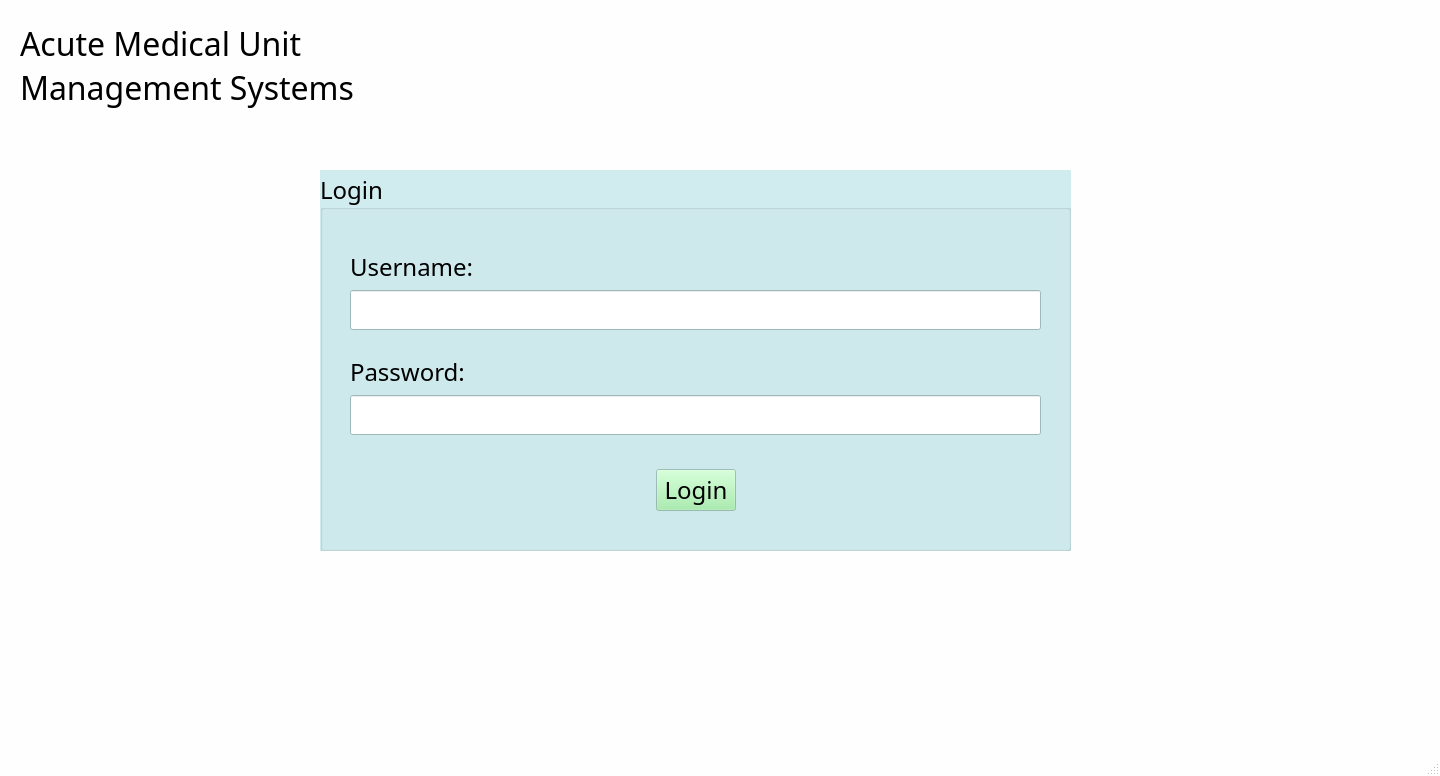
<?xml version="1.0" encoding="UTF-8"?>
<ui version="4.0">
 <class>LoginWindow</class>
 <widget class="QMainWindow" name="LoginWindow">
  <property name="windowModality">
   <enum>Qt::NonModal</enum>
  </property>
  <property name="geometry">
   <rect>
    <x>0</x>
    <y>0</y>
    <width>1440</width>
    <height>776</height>
   </rect>
  </property>
  <property name="sizePolicy">
   <sizepolicy hsizetype="Maximum" vsizetype="Maximum">
    <horstretch>0</horstretch>
    <verstretch>0</verstretch>
   </sizepolicy>
  </property>
  <property name="palette">
   <palette>
    <active>
     <colorrole role="Base">
      <brush brushstyle="SolidPattern">
       <color alpha="255">
        <red>255</red>
        <green>255</green>
        <blue>255</blue>
       </color>
      </brush>
     </colorrole>
     <colorrole role="Window">
      <brush brushstyle="SolidPattern">
       <color alpha="255">
        <red>254</red>
        <green>254</green>
        <blue>254</blue>
       </color>
      </brush>
     </colorrole>
    </active>
    <inactive>
     <colorrole role="Base">
      <brush brushstyle="SolidPattern">
       <color alpha="255">
        <red>255</red>
        <green>255</green>
        <blue>255</blue>
       </color>
      </brush>
     </colorrole>
     <colorrole role="Window">
      <brush brushstyle="SolidPattern">
       <color alpha="255">
        <red>254</red>
        <green>254</green>
        <blue>254</blue>
       </color>
      </brush>
     </colorrole>
    </inactive>
    <disabled>
     <colorrole role="Base">
      <brush brushstyle="SolidPattern">
       <color alpha="255">
        <red>254</red>
        <green>254</green>
        <blue>254</blue>
       </color>
      </brush>
     </colorrole>
     <colorrole role="Window">
      <brush brushstyle="SolidPattern">
       <color alpha="255">
        <red>254</red>
        <green>254</green>
        <blue>254</blue>
       </color>
      </brush>
     </colorrole>
    </disabled>
   </palette>
  </property>
  <property name="windowTitle">
   <string>Bed Manager</string>
  </property>
  <property name="windowIcon">
   <iconset>
    <normaloff>hospital-bed.png</normaloff>hospital-bed.png</iconset>
  </property>
  <widget class="QWidget" name="centralwidget">
   <widget class="QGroupBox" name="groupBox">
    <property name="geometry">
     <rect>
      <x>320</x>
      <y>170</y>
      <width>751</width>
      <height>381</height>
     </rect>
    </property>
    <property name="sizePolicy">
     <sizepolicy hsizetype="Fixed" vsizetype="Fixed">
      <horstretch>0</horstretch>
      <verstretch>0</verstretch>
     </sizepolicy>
    </property>
    <property name="palette">
     <palette>
      <active>
       <colorrole role="WindowText">
        <brush brushstyle="SolidPattern">
         <color alpha="255">
          <red>0</red>
          <green>0</green>
          <blue>0</blue>
         </color>
        </brush>
       </colorrole>
       <colorrole role="Button">
        <brush brushstyle="SolidPattern">
         <color alpha="175">
          <red>187</red>
          <green>228</green>
          <blue>232</blue>
         </color>
        </brush>
       </colorrole>
       <colorrole role="Light">
        <brush brushstyle="SolidPattern">
         <color alpha="175">
          <red>255</red>
          <green>255</green>
          <blue>255</blue>
         </color>
        </brush>
       </colorrole>
       <colorrole role="Midlight">
        <brush brushstyle="SolidPattern">
         <color alpha="175">
          <red>221</red>
          <green>241</green>
          <blue>243</blue>
         </color>
        </brush>
       </colorrole>
       <colorrole role="Dark">
        <brush brushstyle="SolidPattern">
         <color alpha="175">
          <red>93</red>
          <green>114</green>
          <blue>116</blue>
         </color>
        </brush>
       </colorrole>
       <colorrole role="Mid">
        <brush brushstyle="SolidPattern">
         <color alpha="175">
          <red>125</red>
          <green>152</green>
          <blue>154</blue>
         </color>
        </brush>
       </colorrole>
       <colorrole role="Text">
        <brush brushstyle="SolidPattern">
         <color alpha="255">
          <red>0</red>
          <green>0</green>
          <blue>0</blue>
         </color>
        </brush>
       </colorrole>
       <colorrole role="BrightText">
        <brush brushstyle="SolidPattern">
         <color alpha="255">
          <red>255</red>
          <green>255</green>
          <blue>255</blue>
         </color>
        </brush>
       </colorrole>
       <colorrole role="ButtonText">
        <brush brushstyle="SolidPattern">
         <color alpha="255">
          <red>0</red>
          <green>0</green>
          <blue>0</blue>
         </color>
        </brush>
       </colorrole>
       <colorrole role="Base">
        <brush brushstyle="SolidPattern">
         <color alpha="255">
          <red>255</red>
          <green>255</green>
          <blue>255</blue>
         </color>
        </brush>
       </colorrole>
       <colorrole role="Window">
        <brush brushstyle="SolidPattern">
         <color alpha="175">
          <red>187</red>
          <green>228</green>
          <blue>232</blue>
         </color>
        </brush>
       </colorrole>
       <colorrole role="Shadow">
        <brush brushstyle="SolidPattern">
         <color alpha="255">
          <red>0</red>
          <green>0</green>
          <blue>0</blue>
         </color>
        </brush>
       </colorrole>
       <colorrole role="AlternateBase">
        <brush brushstyle="SolidPattern">
         <color alpha="215">
          <red>221</red>
          <green>241</green>
          <blue>243</blue>
         </color>
        </brush>
       </colorrole>
       <colorrole role="ToolTipBase">
        <brush brushstyle="SolidPattern">
         <color alpha="255">
          <red>255</red>
          <green>255</green>
          <blue>220</blue>
         </color>
        </brush>
       </colorrole>
       <colorrole role="ToolTipText">
        <brush brushstyle="SolidPattern">
         <color alpha="255">
          <red>0</red>
          <green>0</green>
          <blue>0</blue>
         </color>
        </brush>
       </colorrole>
      </active>
      <inactive>
       <colorrole role="WindowText">
        <brush brushstyle="SolidPattern">
         <color alpha="255">
          <red>0</red>
          <green>0</green>
          <blue>0</blue>
         </color>
        </brush>
       </colorrole>
       <colorrole role="Button">
        <brush brushstyle="SolidPattern">
         <color alpha="175">
          <red>187</red>
          <green>228</green>
          <blue>232</blue>
         </color>
        </brush>
       </colorrole>
       <colorrole role="Light">
        <brush brushstyle="SolidPattern">
         <color alpha="175">
          <red>255</red>
          <green>255</green>
          <blue>255</blue>
         </color>
        </brush>
       </colorrole>
       <colorrole role="Midlight">
        <brush brushstyle="SolidPattern">
         <color alpha="175">
          <red>221</red>
          <green>241</green>
          <blue>243</blue>
         </color>
        </brush>
       </colorrole>
       <colorrole role="Dark">
        <brush brushstyle="SolidPattern">
         <color alpha="175">
          <red>93</red>
          <green>114</green>
          <blue>116</blue>
         </color>
        </brush>
       </colorrole>
       <colorrole role="Mid">
        <brush brushstyle="SolidPattern">
         <color alpha="175">
          <red>125</red>
          <green>152</green>
          <blue>154</blue>
         </color>
        </brush>
       </colorrole>
       <colorrole role="Text">
        <brush brushstyle="SolidPattern">
         <color alpha="255">
          <red>0</red>
          <green>0</green>
          <blue>0</blue>
         </color>
        </brush>
       </colorrole>
       <colorrole role="BrightText">
        <brush brushstyle="SolidPattern">
         <color alpha="255">
          <red>255</red>
          <green>255</green>
          <blue>255</blue>
         </color>
        </brush>
       </colorrole>
       <colorrole role="ButtonText">
        <brush brushstyle="SolidPattern">
         <color alpha="255">
          <red>0</red>
          <green>0</green>
          <blue>0</blue>
         </color>
        </brush>
       </colorrole>
       <colorrole role="Base">
        <brush brushstyle="SolidPattern">
         <color alpha="255">
          <red>255</red>
          <green>255</green>
          <blue>255</blue>
         </color>
        </brush>
       </colorrole>
       <colorrole role="Window">
        <brush brushstyle="SolidPattern">
         <color alpha="175">
          <red>187</red>
          <green>228</green>
          <blue>232</blue>
         </color>
        </brush>
       </colorrole>
       <colorrole role="Shadow">
        <brush brushstyle="SolidPattern">
         <color alpha="255">
          <red>0</red>
          <green>0</green>
          <blue>0</blue>
         </color>
        </brush>
       </colorrole>
       <colorrole role="AlternateBase">
        <brush brushstyle="SolidPattern">
         <color alpha="215">
          <red>221</red>
          <green>241</green>
          <blue>243</blue>
         </color>
        </brush>
       </colorrole>
       <colorrole role="ToolTipBase">
        <brush brushstyle="SolidPattern">
         <color alpha="255">
          <red>255</red>
          <green>255</green>
          <blue>220</blue>
         </color>
        </brush>
       </colorrole>
       <colorrole role="ToolTipText">
        <brush brushstyle="SolidPattern">
         <color alpha="255">
          <red>0</red>
          <green>0</green>
          <blue>0</blue>
         </color>
        </brush>
       </colorrole>
      </inactive>
      <disabled>
       <colorrole role="WindowText">
        <brush brushstyle="SolidPattern">
         <color alpha="175">
          <red>93</red>
          <green>114</green>
          <blue>116</blue>
         </color>
        </brush>
       </colorrole>
       <colorrole role="Button">
        <brush brushstyle="SolidPattern">
         <color alpha="175">
          <red>187</red>
          <green>228</green>
          <blue>232</blue>
         </color>
        </brush>
       </colorrole>
       <colorrole role="Light">
        <brush brushstyle="SolidPattern">
         <color alpha="175">
          <red>255</red>
          <green>255</green>
          <blue>255</blue>
         </color>
        </brush>
       </colorrole>
       <colorrole role="Midlight">
        <brush brushstyle="SolidPattern">
         <color alpha="175">
          <red>221</red>
          <green>241</green>
          <blue>243</blue>
         </color>
        </brush>
       </colorrole>
       <colorrole role="Dark">
        <brush brushstyle="SolidPattern">
         <color alpha="175">
          <red>93</red>
          <green>114</green>
          <blue>116</blue>
         </color>
        </brush>
       </colorrole>
       <colorrole role="Mid">
        <brush brushstyle="SolidPattern">
         <color alpha="175">
          <red>125</red>
          <green>152</green>
          <blue>154</blue>
         </color>
        </brush>
       </colorrole>
       <colorrole role="Text">
        <brush brushstyle="SolidPattern">
         <color alpha="175">
          <red>93</red>
          <green>114</green>
          <blue>116</blue>
         </color>
        </brush>
       </colorrole>
       <colorrole role="BrightText">
        <brush brushstyle="SolidPattern">
         <color alpha="255">
          <red>255</red>
          <green>255</green>
          <blue>255</blue>
         </color>
        </brush>
       </colorrole>
       <colorrole role="ButtonText">
        <brush brushstyle="SolidPattern">
         <color alpha="175">
          <red>93</red>
          <green>114</green>
          <blue>116</blue>
         </color>
        </brush>
       </colorrole>
       <colorrole role="Base">
        <brush brushstyle="SolidPattern">
         <color alpha="175">
          <red>187</red>
          <green>228</green>
          <blue>232</blue>
         </color>
        </brush>
       </colorrole>
       <colorrole role="Window">
        <brush brushstyle="SolidPattern">
         <color alpha="175">
          <red>187</red>
          <green>228</green>
          <blue>232</blue>
         </color>
        </brush>
       </colorrole>
       <colorrole role="Shadow">
        <brush brushstyle="SolidPattern">
         <color alpha="255">
          <red>0</red>
          <green>0</green>
          <blue>0</blue>
         </color>
        </brush>
       </colorrole>
       <colorrole role="AlternateBase">
        <brush brushstyle="SolidPattern">
         <color alpha="175">
          <red>187</red>
          <green>228</green>
          <blue>232</blue>
         </color>
        </brush>
       </colorrole>
       <colorrole role="ToolTipBase">
        <brush brushstyle="SolidPattern">
         <color alpha="255">
          <red>255</red>
          <green>255</green>
          <blue>220</blue>
         </color>
        </brush>
       </colorrole>
       <colorrole role="ToolTipText">
        <brush brushstyle="SolidPattern">
         <color alpha="255">
          <red>0</red>
          <green>0</green>
          <blue>0</blue>
         </color>
        </brush>
       </colorrole>
      </disabled>
     </palette>
    </property>
    <property name="font">
     <font>
      <family>Avenir</family>
      <pointsize>18</pointsize>
     </font>
    </property>
    <property name="autoFillBackground">
     <bool>true</bool>
    </property>
    <property name="title">
     <string>Login</string>
    </property>
    <property name="alignment">
     <set>Qt::AlignBottom|Qt::AlignLeading|Qt::AlignLeft</set>
    </property>
    <property name="flat">
     <bool>false</bool>
    </property>
    <property name="checkable">
     <bool>false</bool>
    </property>
    <widget class="QWidget" name="layoutWidget">
     <property name="geometry">
      <rect>
       <x>30</x>
       <y>80</y>
       <width>691</width>
       <height>261</height>
      </rect>
     </property>
     <layout class="QVBoxLayout" name="verticalLayout_4">
      <item>
       <layout class="QVBoxLayout" name="verticalLayout_3">
        <property name="spacing">
         <number>25</number>
        </property>
        <property name="topMargin">
         <number>0</number>
        </property>
        <item>
         <layout class="QVBoxLayout" name="verticalLayout">
          <property name="spacing">
           <number>6</number>
          </property>
          <item>
           <widget class="QLabel" name="userlabel">
            <property name="sizePolicy">
             <sizepolicy hsizetype="Fixed" vsizetype="Fixed">
              <horstretch>0</horstretch>
              <verstretch>0</verstretch>
             </sizepolicy>
            </property>
            <property name="font">
             <font>
              <family>Avenir</family>
              <pointsize>18</pointsize>
             </font>
            </property>
            <property name="text">
             <string>Username:</string>
            </property>
            <property name="wordWrap">
             <bool>true</bool>
            </property>
           </widget>
          </item>
          <item>
           <widget class="QLineEdit" name="userEdit">
            <property name="dragEnabled">
             <bool>false</bool>
            </property>
            <property name="placeholderText">
             <string/>
            </property>
            <property name="clearButtonEnabled">
             <bool>false</bool>
            </property>
           </widget>
          </item>
         </layout>
        </item>
        <item>
         <layout class="QVBoxLayout" name="verticalLayout_2">
          <property name="spacing">
           <number>6</number>
          </property>
          <item>
           <widget class="QLabel" name="passlabel">
            <property name="font">
             <font>
              <family>Avenir</family>
              <pointsize>18</pointsize>
             </font>
            </property>
            <property name="text">
             <string>Password:</string>
            </property>
           </widget>
          </item>
          <item>
           <widget class="QLineEdit" name="passEdit">
            <property name="sizePolicy">
             <sizepolicy hsizetype="MinimumExpanding" vsizetype="Fixed">
              <horstretch>0</horstretch>
              <verstretch>0</verstretch>
             </sizepolicy>
            </property>
            <property name="echoMode">
             <enum>QLineEdit::Password</enum>
            </property>
           </widget>
          </item>
         </layout>
        </item>
       </layout>
      </item>
      <item>
       <widget class="QLabel" name="validity">
        <property name="palette">
         <palette>
          <active>
           <colorrole role="WindowText">
            <brush brushstyle="SolidPattern">
             <color alpha="255">
              <red>252</red>
              <green>1</green>
              <blue>7</blue>
             </color>
            </brush>
           </colorrole>
           <colorrole role="Text">
            <brush brushstyle="SolidPattern">
             <color alpha="255">
              <red>252</red>
              <green>1</green>
              <blue>7</blue>
             </color>
            </brush>
           </colorrole>
          </active>
          <inactive>
           <colorrole role="WindowText">
            <brush brushstyle="SolidPattern">
             <color alpha="255">
              <red>252</red>
              <green>1</green>
              <blue>7</blue>
             </color>
            </brush>
           </colorrole>
           <colorrole role="Text">
            <brush brushstyle="SolidPattern">
             <color alpha="255">
              <red>252</red>
              <green>1</green>
              <blue>7</blue>
             </color>
            </brush>
           </colorrole>
          </inactive>
          <disabled>
           <colorrole role="WindowText">
            <brush brushstyle="SolidPattern">
             <color alpha="175">
              <red>93</red>
              <green>114</green>
              <blue>116</blue>
             </color>
            </brush>
           </colorrole>
           <colorrole role="Text">
            <brush brushstyle="SolidPattern">
             <color alpha="175">
              <red>93</red>
              <green>114</green>
              <blue>116</blue>
             </color>
            </brush>
           </colorrole>
          </disabled>
         </palette>
        </property>
        <property name="font">
         <font>
          <family>Avenir</family>
          <pointsize>12</pointsize>
         </font>
        </property>
        <property name="text">
         <string/>
        </property>
        <property name="alignment">
         <set>Qt::AlignCenter</set>
        </property>
       </widget>
      </item>
      <item>
       <spacer name="verticalSpacer_2">
        <property name="orientation">
         <enum>Qt::Vertical</enum>
        </property>
        <property name="sizeHint" stdset="0">
         <size>
          <width>20</width>
          <height>40</height>
         </size>
        </property>
       </spacer>
      </item>
      <item>
       <layout class="QHBoxLayout" name="horizontalLayout">
        <item>
         <spacer name="horizontalSpacer">
          <property name="orientation">
           <enum>Qt::Horizontal</enum>
          </property>
          <property name="sizeHint" stdset="0">
           <size>
            <width>40</width>
            <height>20</height>
           </size>
          </property>
         </spacer>
        </item>
        <item>
         <widget class="QPushButton" name="pushButton">
          <property name="sizePolicy">
           <sizepolicy hsizetype="Fixed" vsizetype="Fixed">
            <horstretch>0</horstretch>
            <verstretch>0</verstretch>
           </sizepolicy>
          </property>
          <property name="palette">
           <palette>
            <active>
             <colorrole role="Button">
              <brush brushstyle="SolidPattern">
               <color alpha="175">
                <red>152</red>
                <green>236</green>
                <blue>160</blue>
               </color>
              </brush>
             </colorrole>
            </active>
            <inactive>
             <colorrole role="Button">
              <brush brushstyle="SolidPattern">
               <color alpha="175">
                <red>152</red>
                <green>236</green>
                <blue>160</blue>
               </color>
              </brush>
             </colorrole>
            </inactive>
            <disabled>
             <colorrole role="Button">
              <brush brushstyle="SolidPattern">
               <color alpha="175">
                <red>152</red>
                <green>236</green>
                <blue>160</blue>
               </color>
              </brush>
             </colorrole>
            </disabled>
           </palette>
          </property>
          <property name="font">
           <font>
            <family>Avenir</family>
           </font>
          </property>
          <property name="text">
           <string>Login</string>
          </property>
          <property name="shortcut">
           <string>Return</string>
          </property>
          <property name="checkable">
           <bool>false</bool>
          </property>
          <property name="checked">
           <bool>false</bool>
          </property>
          <property name="autoDefault">
           <bool>false</bool>
          </property>
          <property name="default">
           <bool>false</bool>
          </property>
          <property name="flat">
           <bool>false</bool>
          </property>
         </widget>
        </item>
        <item>
         <spacer name="horizontalSpacer_2">
          <property name="orientation">
           <enum>Qt::Horizontal</enum>
          </property>
          <property name="sizeHint" stdset="0">
           <size>
            <width>40</width>
            <height>20</height>
           </size>
          </property>
         </spacer>
        </item>
       </layout>
      </item>
     </layout>
    </widget>
   </widget>
   <widget class="QLabel" name="label_3">
    <property name="geometry">
     <rect>
      <x>20</x>
      <y>10</y>
      <width>341</width>
      <height>111</height>
     </rect>
    </property>
    <property name="font">
     <font>
      <family>Avenir</family>
      <pointsize>24</pointsize>
     </font>
    </property>
    <property name="text">
     <string>Acute Medical Unit Management Systems</string>
    </property>
    <property name="textFormat">
     <enum>Qt::RichText</enum>
    </property>
    <property name="scaledContents">
     <bool>true</bool>
    </property>
    <property name="alignment">
     <set>Qt::AlignLeading|Qt::AlignLeft|Qt::AlignVCenter</set>
    </property>
    <property name="wordWrap">
     <bool>true</bool>
    </property>
   </widget>
   <widget class="QLabel" name="nhslogo">
    <property name="geometry">
     <rect>
      <x>1080</x>
      <y>680</y>
      <width>351</width>
      <height>121</height>
     </rect>
    </property>
    <property name="text">
     <string/>
    </property>
    <property name="pixmap">
     <pixmap>imperial-college-healthcare-nhs-trust-logo-vector.png</pixmap>
    </property>
    <property name="scaledContents">
     <bool>true</bool>
    </property>
   </widget>
  </widget>
  <widget class="QMenuBar" name="menubar">
   <property name="geometry">
    <rect>
     <x>0</x>
     <y>0</y>
     <width>1440</width>
     <height>24</height>
    </rect>
   </property>
  </widget>
  <widget class="QStatusBar" name="statusbar"/>
 </widget>
 <resources/>
 <connections/>
</ui>
